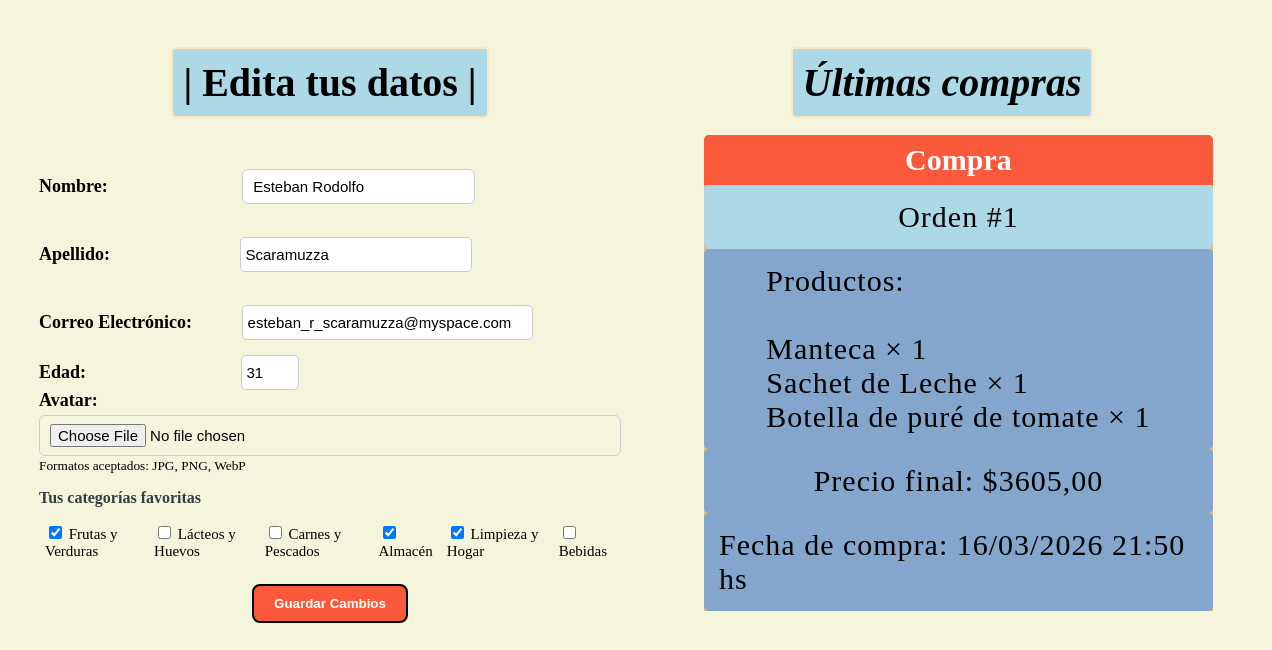
The app's page /clientes/perfil/ (signed in, lower part), older data.
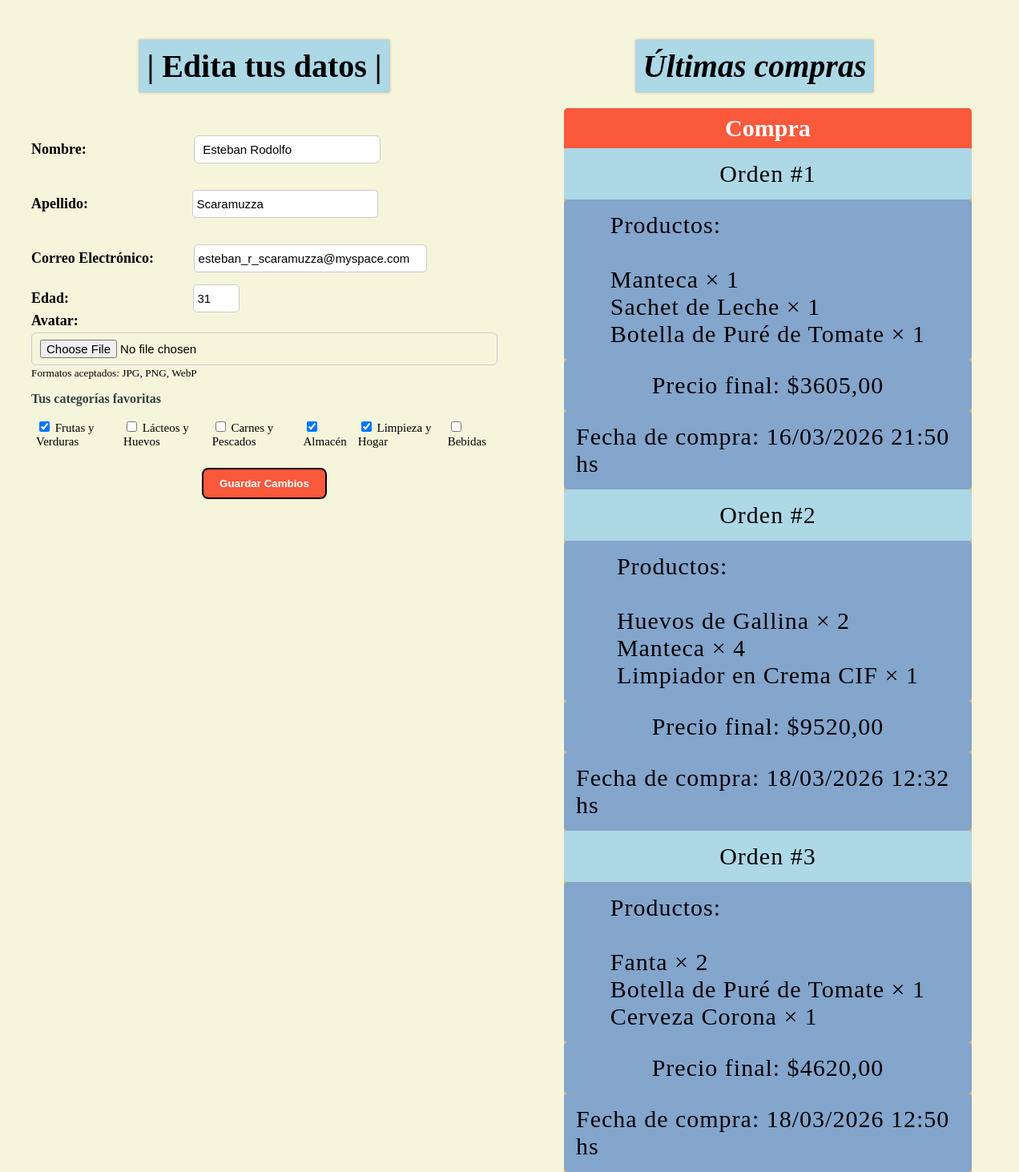
The same page, newer data.
### productos/models.py (models this page shows, shortened)
class Categoria(models.Model):
    nombre = models.CharField(max_length=100)
    descripcion=models.TextField(blank=True)
    def __str__(self):
        return self.nombre

class Producto(models.Model):
    nombre = models.CharField(max_length=200)
    descripcion = models.TextField(blank=True)
    precio = models.DecimalField(max_digits=10, decimal_places=2)
    stock = models.PositiveIntegerField(default=0)
    categoria = models.ForeignKey(
        Categoria,
        on_delete=models.PROTECT,
        related_name='productos'
    )
    imagen=models.ImageField(upload_to='productos/', blank=True, null=True)

### compras/models.py (models this page shows, shortened)
class Compra(models.Model):
    ESTADO_CHOICES = [
        ('pendiente', 'Pendiente'),
        ('aprobada',  'Aprobada'),
        ('rechazada', 'Rechazada'),
    ]
    cliente = models.ForeignKey(
        'clientes.Cliente',
        on_delete=models.PROTECT,
        related_name='historial_compras'
    )
    fecha             = models.DateTimeField(auto_now_add=True)
    total             = models.DecimalField(
                            max_digits=10,
                            decimal_places=2,
                            default=Decimal('0.00')
                        )
    estado            = models.CharField(
                            max_length=20,
                            choices=ESTADO_CHOICES,
                            default='pendiente'
                        )
    ultimos_4_digitos = models.CharField(max_length=4, blank=True, default='')
    class Meta:
        ordering = ['-fecha']

class ItemCompra(models.Model):
    compra = models.ForeignKey(
        Compra,
        on_delete=models.CASCADE,
        related_name='items'
    )
    producto = models.ForeignKey(
        'productos.Producto',
        on_delete=models.PROTECT,
        related_name='items_compra'
    )
    cantidad        = models.PositiveIntegerField()
    precio_unitario = models.DecimalField(max_digits=10, decimal_places=2)
    precio_original = models.DecimalField(
        max_digits=10,
        decimal_places=2,
        null=True,
        blank=True
    )

### clientes/views.py (the view)
# urls.py: path('perfil/', views.perfil, name='perfil'),
@login_required
def perfil(request):
    cliente, _= Cliente.objects.get_or_create(usuario=request.user)
    cliente.refresh_from_db()
    if request.method == "POST":
        form = PerfilForm(request.POST, request.FILES)
        if form.is_valid():
            request.user.first_name = form.cleaned_data.get('first_name', '')
            request.user.last_name = form.cleaned_data.get('last_name', '')
            request.user.email = form.cleaned_data.get('email', '')
            request.user.save()
            cliente.edad = form.cleaned_data.get('edad') or 0
            if 'avatar' in request.FILES:
               cliente.avatar = request.FILES['avatar']
            cliente.preferencias.set(form.cleaned_data.get('preferencias'))
            cliente.save()
            return redirect('clientes:perfil')
    else:
        form = PerfilForm(initial={
            'first_name': request.user.first_name,
            'last_name': request.user.last_name,
            'email': request.user.email,
            'edad': cliente.edad,
            'preferencias': cliente.preferencias.all(),
        })
    historial = cliente.historial_compras.order_by('-cliente_id')[:5]
    context = {
        'form': form,
        'cliente': cliente,
        'historial': historial,
    }
    return render(request, 'clientes/perfil.html', context)

### clientes/models.py (called while the page is built)
    def get_avatar_url(self):
        if self.avatar:
            return self.avatar.url
        return '/static/img/avatar_default.svg'

### productos/context_processors.py (called while the page is built)
def busqueda_global(request):
    query = request.GET.get('q', '').strip()
    resultados_busqueda = []
    if query:
        resultados_busqueda = Producto.objects.filter(
           nombre__icontains= query,
        )[:6]
    return {
        'resultados_busqueda': resultados_busqueda,
        'query_global': query,
    }

### templates/clientes/perfil.html (shortened to what this page needs)
{% extends 'base.html' %}
{% load static %}
{% block extra_css %}
<link rel="stylesheet" href="{% static '/css/perfil.css' %}">
{% endblock %}
{% block content %}
<div class="perfil-body">
    <div>
       <h3>| Edita tus datos |</h3>
       <br>
       <form method="POST" action="{% url 'clientes:perfil' %}" enctype="multipart/form-data">
          <br>
          <div class="form-imput">
              <label style="font-weight: 600; font-size: 18px;">Nombre: </label>
              <input type="text" name="first_name" class="perfil-input" value="{{ form.first_name.value|default:'' }}" style="width: 40%; margin-top: 15px; margin-left: 130px;">
          </div>
          <br>
          <div class="form-input">
            <label>Apellido: </label>
            <input type="text" name="last_name" class="perfil-input" value="{{ form.last_name.value|default:'' }}" style="width: 40%; margin-top: 15px; margin-left: 125px;">
          </div>
          <br>
          <div class="form-input">
            <label>Correo Electrónico: </label>
            <input type="email" name="email" class="perfil-input {% if forms.email.errors %}is-invalid{% endif %}" value="{{ form.email.value|default:'' }}" style="width: 50%; margin-top: 15px; margin-left: 45px;">
          </div>
          <div class="form-input">
            <label>Edad: </label>
            <input type="number" name="edad" class="perfil-input" min="0" max="120" value="{{ form.edad.value|default:'' }}" style="width:10%; margin-top: 15px; margin-left: 150px;">
          </div>
          <div class="avatar">
             <label style="font-weight: 600; font-size: 18px;">Avatar:</label>
             <input type="file" name="avatar" class="perfil-input" accept="image/*">
             <small>Formatos aceptados: JPG, PNG, WebP</small>
          </div>
          <div class="perfil-preferencias">
            <h4>Tus categorías favoritas</h4>
            <div class="preferencia-item">
                {% for categoria in form.preferencias %}
                <label>
                    {{ categoria.tag }}
                    {{ categoria.choice_label }}
                </label>
                {% endfor %}
            </div>
          </div>
          <br>
          <button type="submit" class="form-button" style="margin: auto;">Guardar Cambios</button>
       </form>
    </div>
     <div>
         <span><h3 style="margin-bottom: 15px;">Últimas compras</h3></span>
         {% if historial %}
         <table class="historial-table">
            <thead>
                <tr>
                  <th style="text-align: center;">Compra</th>
                </tr>
            </thead>
            <tbody>
                {% for compra in historial %}
                <tr>
                    <td style="background-color: lightblue;"><a href="{% url 'compras:confirmar' compra.id %}">Orden #{{ compra.id }}</a></td>
                    <td>Productos: <br> <br>
                        {% for item in compra.items.all %}
                          {{ item.producto.nombre}} &times; {{ item.cantidad }} <br>
                        {% endfor %}
                    </td>
                    <td>Precio final: ${{ compra.total }}</td>
                    <td>Fecha de compra: {{ compra.fecha|date:"d/m/Y H:i"}} hs</td>
                </tr>
                {% endfor %}
            </tbody>
         </table>
         {% else %}
         <p class="perfil-empty">Todavía no realizaste ninguna compra. </p>
         {% endif %}
       </div>
</div>
{% endblock %}

Row changes from the older to the newer data that the page shows:
changed ItemCompra (number 3 of 9 on the later page): producto.nombre "Botella de puré de tomate" → "Botella de Puré de Tomate"
added Compra: id "2", total "9520,00", fecha "18/03/2026 12:32"
added ItemCompra: producto.nombre "Huevos de Gallina", cantidad "2"
added ItemCompra: producto.nombre "Manteca", cantidad "4", shown under "2"
added ItemCompra: producto.nombre "Limpiador en Crema CIF", cantidad "1", shown under "2"
added Compra: id "3", total "4620,00", fecha "18/03/2026 12:50"
added ItemCompra: producto.nombre "Fanta", cantidad "2", shown under "3"
added ItemCompra: producto.nombre "Botella de Puré de Tomate", cantidad "1", shown under "3"
added ItemCompra: producto.nombre "Cerveza Corona", cantidad "1", shown under "3"
